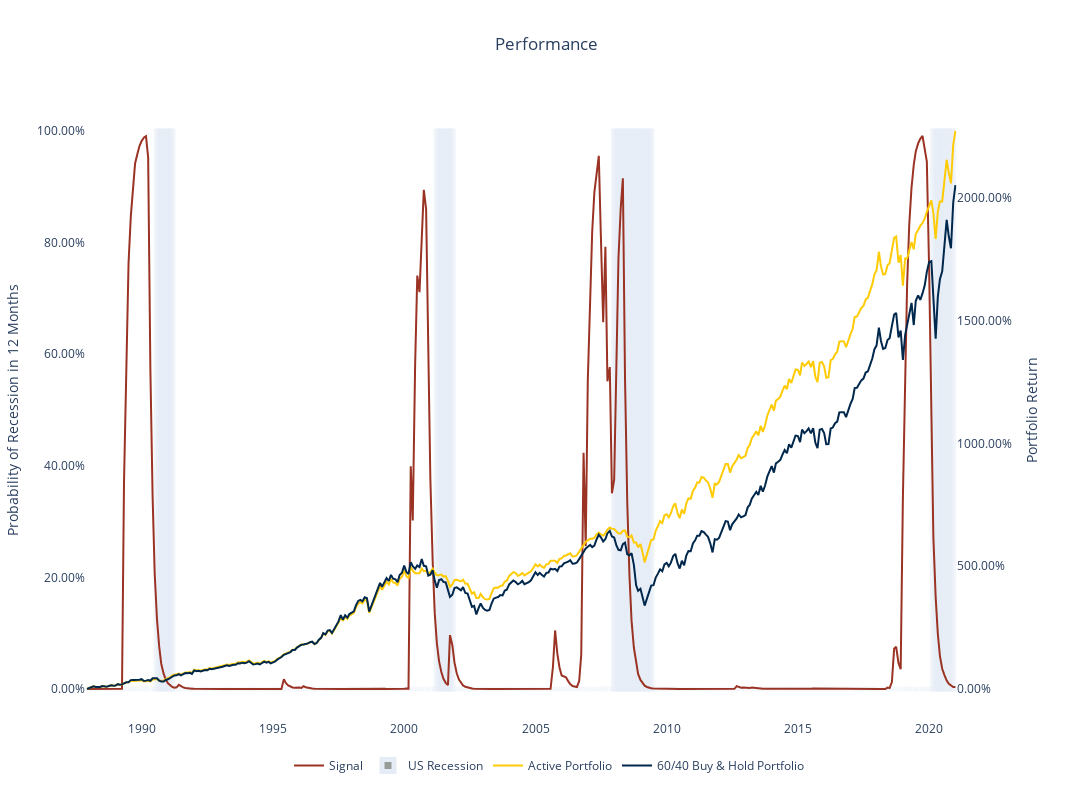

The code cell stored with this chart in its notebook:
### Code cell
perf_plot(bt_res)

### Figure 1 — Plotly figure (JSON) as saved in the notebook; plotly's stock layout.template omitted (floating-point values rounded to 4 significant figures; data arrays with more than 128 entries replaced by an {"elided": "..."} marker saying what was removed)
{"data": [{"line": {"color": "#9A3324"}, "name": "Signal", "type": "scatter", "x": {"elided": "398 str values"}, "y": {"elided": "398 float values"}}, {"marker": {"color": "#989C97", "line": {"width": 5}, "opacity": 0.5}, "name": "US Recession", "type": "bar", "x": {"elided": "398 str values"}, "y": {"elided": "398 int values"}}, {"line": {"color": "#FFCB05"}, "name": "Active Portfolio", "type": "scatter", "x": {"elided": "398 str values"}, "xaxis": "x", "y": {"elided": "398 float values"}, "yaxis": "y2"}, {"line": {"color": "#00274C"}, "name": "60/40 Buy & Hold Portfolio", "type": "scatter", "x": {"elided": "398 str values"}, "xaxis": "x", "y": {"elided": "398 float values"}, "yaxis": "y2"}], "layout": {"height": 800, "legend": {"orientation": "h", "x": 0.5, "xanchor": "center", "y": -0.05, "yanchor": "top"}, "paper_bgcolor": "white", "plot_bgcolor": "white", "title": {"text": "Performance", "x": 0.5}, "width": 1200, "xaxis": {"anchor": "y", "autorange": true, "domain": [0, 0.94], "range": ["1987-11-16", "2021-01-14"], "type": "date"}, "yaxis": {"anchor": "x", "autorange": true, "domain": [0, 1], "range": [-0.05555, 1.056], "tickformat": ".2%", "title": {"text": "Probability of Recession in 12 Months"}, "type": "linear"}, "yaxis2": {"anchor": "x", "autorange": true, "overlaying": "y", "range": [-1.262, 23.98], "side": "right", "tickformat": ".2%", "title": {"text": "Portfolio Return"}, "type": "linear"}}}
